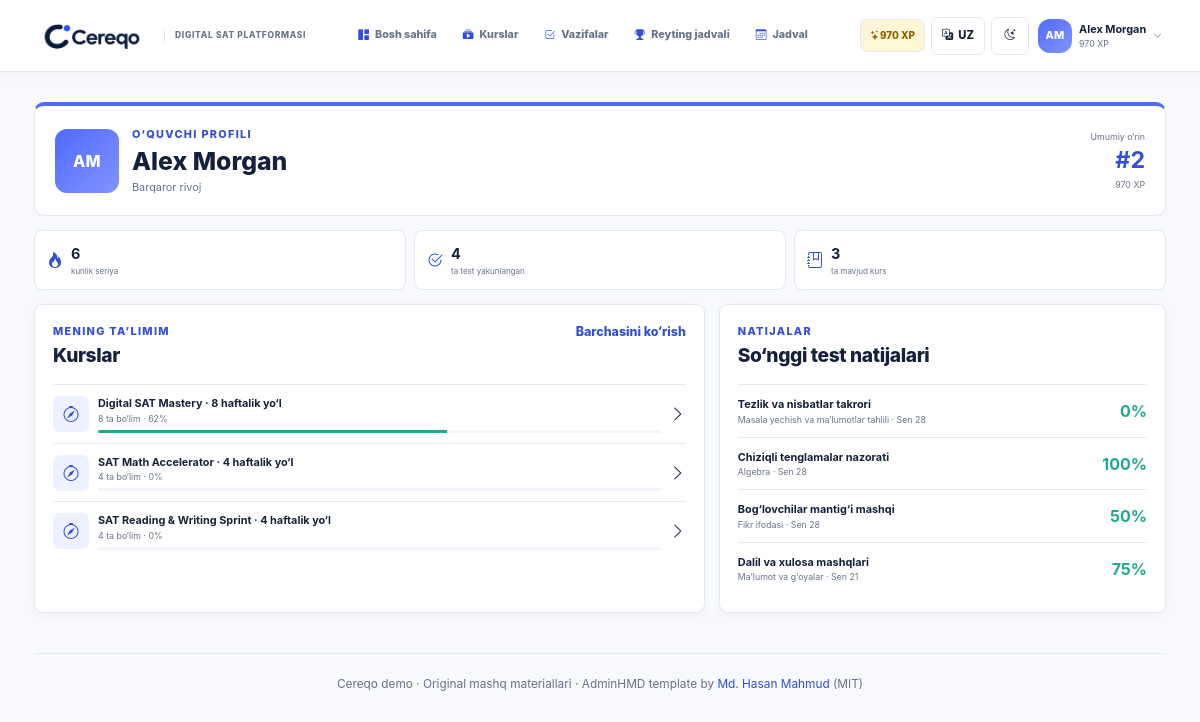
/profile/ (signed in), run on an earlier commit of the app's database.
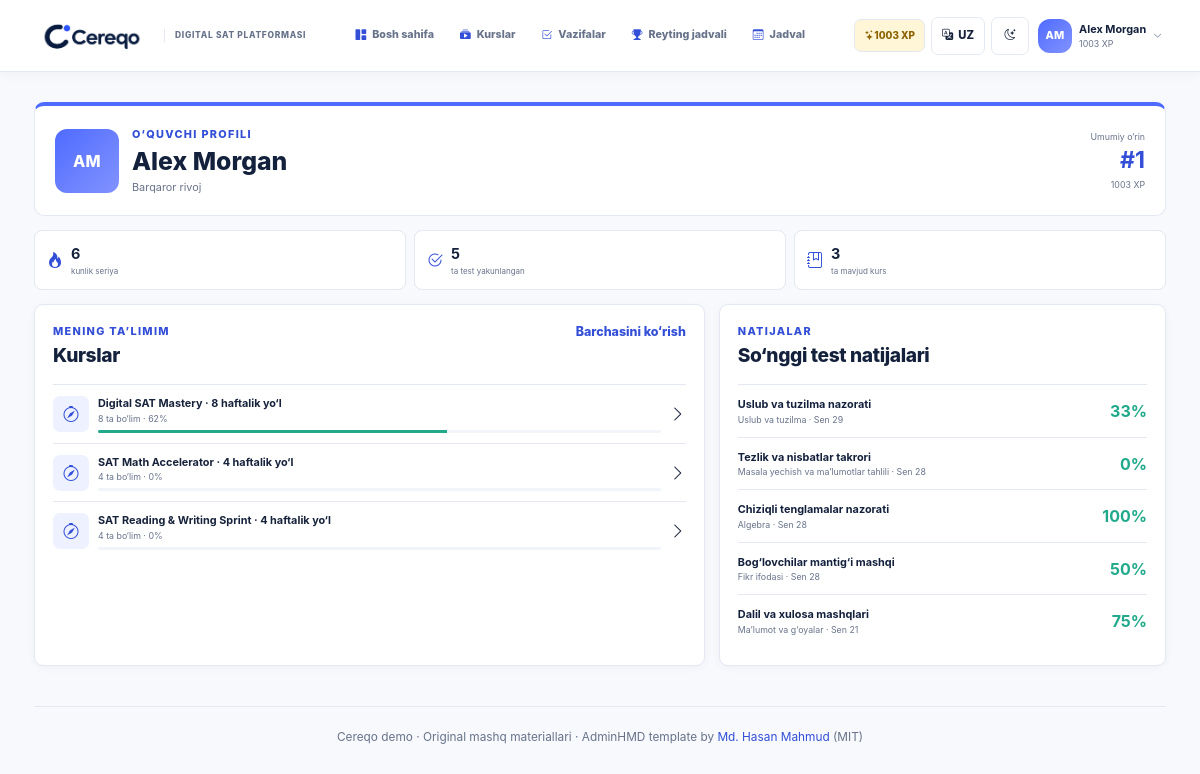
And on a later commit of the database.
### learning/models.py (models this page shows, shortened)
class Student(models.Model):
    user = models.OneToOneField(
        settings.AUTH_USER_MODEL,
        on_delete=models.CASCADE,
        related_name="student_profile",
        null=True,
        blank=True,
    )
    name = models.CharField(max_length=100, unique=True)
    initials = models.CharField(max_length=3)
    points = models.PositiveIntegerField(default=0)
    streak = models.PositiveIntegerField(default=0)
    badge = models.CharField(max_length=80, blank=True)
    is_demo = models.BooleanField(default=False)
    class Meta:
        ordering = ["-points", "name"]
    @property
    def rank(self):
        return Student.objects.filter(points__gt=self.points).count() + 1

class Course(models.Model):
    title = models.CharField(max_length=160)
    code = models.SlugField(max_length=60, unique=True)
    description = models.TextField()
    instructor_name = models.CharField(max_length=100, default="Cereqo mentor")
    instructor_role = models.CharField(max_length=100, default="SAT mentor")
    cover_image = models.CharField(
        max_length=255,
        default="cereqo/img/mentors/cereqo-classroom.jpg",
    )
    start_date = models.DateField()
    end_date = models.DateField()
    target_score = models.PositiveSmallIntegerField(default=1400)
    is_active = models.BooleanField(default=True)
    class Meta:
        ordering = ["-is_active", "start_date", "id"]
    @property
    def progress_percent(self):
        lessons = Lesson.objects.filter(section__course=self)
        total = lessons.count()
        return round(sum(lessons.values_list("progress_percent", flat=True)) / total) if total else 0

class Submission(models.Model):
    student = models.ForeignKey(Student, on_delete=models.CASCADE, related_name="submissions")
    homework = models.ForeignKey(Homework, on_delete=models.CASCADE, related_name="submissions")
    started_at = models.DateTimeField(auto_now_add=True)
    updated_at = models.DateTimeField(auto_now=True)
    submitted_at = models.DateTimeField(null=True, blank=True)
    score = models.PositiveSmallIntegerField(null=True, blank=True)
    points_awarded = models.PositiveSmallIntegerField(default=0)
    class Meta:
        constraints = [
            models.UniqueConstraint(fields=["student", "homework"], name="unique_student_homework")
        ]

class Homework(models.Model):
    lesson = models.OneToOneField(Lesson, on_delete=models.CASCADE, related_name="homework")
    section = models.OneToOneField(
        CourseSection, on_delete=models.CASCADE, related_name="checkpoint", null=True, blank=True
    )
    title = models.CharField(max_length=160)
    description = models.TextField()
    deadline = models.DateTimeField()
    max_points = models.PositiveSmallIntegerField(default=100)
    sort_order = models.PositiveSmallIntegerField(default=0)
    class Meta:
        ordering = ["sort_order", "deadline"]

class CourseSection(models.Model):
    SUBJECT_CHOICES = [("math", "Math"), ("rw", "Reading & Writing")]
    course = models.ForeignKey(Course, on_delete=models.CASCADE, related_name="sections")
    title = models.CharField(max_length=160)
    domain = models.CharField(max_length=120)
    subject = models.CharField(max_length=10, choices=SUBJECT_CHOICES)
    description = models.TextField()
    start_date = models.DateField()
    end_date = models.DateField()
    order = models.PositiveSmallIntegerField(default=1)
    exam_weight_percent = models.PositiveSmallIntegerField(default=25)
    class Meta:
        ordering = ["course", "order", "id"]
        constraints = [
            models.UniqueConstraint(fields=["course", "order"], name="unique_course_section_order")
        ]

### learning/views.py (the view)
# urls.py: path("profile/", views.profile, name="profile"),
@login_required
def profile(request):
    student = _student(request)
    courses = list(Course.objects.prefetch_related("sections__lessons").all())
    recent_submissions = student.submissions.select_related(
        "homework__section__course"
    ).filter(submitted_at__isnull=False).order_by("-submitted_at")[:5]
    completed_tasks = student.submissions.filter(submitted_at__isnull=False).count()
    return render(
        request,
        "learning/profile.html",
        {
            "active_nav": None,
            "student": student,
            "courses": courses,
            "recent_submissions": recent_submissions,
            "completed_tasks": completed_tasks,
        },
    )

### learning/context_processors.py (called while the page is built)
def demo_shell(request):
    student = student_for_user(request.user)
    return {"demo_student": student}

### learning/student_profiles.py (called while the page is built)
def student_for_user(user):
    if not user or not user.is_authenticated:
        return None
    try:
        return user.student_profile
    except Student.DoesNotExist:
        display_name = user.get_full_name() or user.email.split("@")[0] or user.get_username()
        display_name = _unique_name(display_name, user)
        return Student.objects.create(
            user=user,
            name=display_name,
            initials=_initials(display_name),
            badge="New learner",
        )

### learning/views.py (called while the page is built)
def _student(request):
    return student_for_user(request.user)

### templates/learning/profile.html (shortened to what this page needs)
{% extends 'base.html' %}{% load i18n %}
{% block content %}
<section class="profile-hero">
  <span class="avatar profile-avatar">{{ student.initials }}</span>
  <div><p class="eyebrow">{% translate "Learner profile" %}</p><h1>{{ student.name }}</h1><p>{% translate student.badge %}</p></div>
  <div class="profile-rank"><small>{% translate "Overall rank" %}</small><strong>#{{ student.rank }}</strong><span>{{ student.points }} XP</span></div>
</section>
<section class="profile-stat-grid">
  <article><i class="bi bi-fire"></i><span><strong>{{ student.streak }}</strong><small>{% translate "day streak" %}</small></span></article>
  <article><i class="bi bi-check2-circle"></i><span><strong>{{ completed_tasks }}</strong><small>{% translate "tests completed" %}</small></span></article>
  <article><i class="bi bi-journal-bookmark"></i><span><strong>{{ courses|length }}</strong><small>{% translate "available courses" %}</small></span></article>
</section>
<div class="profile-grid">
  <section class="surface-card profile-courses"><div class="section-title-row"><div><p class="eyebrow">{% translate "My learning" %}</p><h2>{% translate "Courses" %}</h2></div><a href="{% url 'learning:learn' %}">{% translate "View all" %}</a></div>{% for course in courses %}<a href="{% url 'learning:course_detail' course.id %}"><span class="course-mini-icon"><i class="bi bi-compass"></i></span><span><strong>{% translate course.title %}</strong><small>{{ course.sections.count }} {% translate "sections" %} · {{ course.progress_percent }}%</small><i class="mini-track"><b style="width:{{ course.progress_percent }}%"></b></i></span><i class="bi bi-chevron-right"></i></a>{% endfor %}</section>
  <section class="surface-card profile-results"><div class="section-title-row"><div><p class="eyebrow">{% translate "Performance" %}</p><h2>{% translate "Recent test results" %}</h2></div></div>{% for submission in recent_submissions %}<div class="result-row"><span><strong>{% translate submission.homework.title %}</strong><small>{% translate submission.homework.section.domain %} · {{ submission.submitted_at|date:'M j' }}</small></span><b>{{ submission.score }}%</b></div>{% empty %}<div class="empty-state"><i class="bi bi-clipboard-data"></i><p>{% translate "Completed tests will appear here." %}</p></div>{% endfor %}</section>
</div>
{% endblock %}

### templates/base.html (shortened to what this page needs)
{% load static i18n %}
<!doctype html>
<html lang="{{ LANGUAGE_CODE }}">
<head>
  <link rel="stylesheet" href="{% static 'vendor/bootstrap/css/bootstrap.min.css' %}">
  <link rel="stylesheet" href="{% static 'vendor/bootstrap-icons/css/bootstrap-icons.css' %}">
  <link rel="stylesheet" href="{% static 'cereqo/css/cereqo.css' %}">
</head>
<body>
  <div class="app-shell topnav-shell">
    <header class="desktop-topbar main-navbar">
      <a class="topnav-brand" href="{% url 'learning:dashboard' %}"><img src="{% static 'cereqo/img/cereqo-logo.png' %}" alt="Cereqo"><span>{% translate "Digital SAT platform" %}</span></a>
      <nav class="desktop-main-nav" aria-label="Main navigation">{% include 'learning/_nav_links.html' %}</nav>
      <div class="topnav-actions">{% if user.is_authenticated and demo_student %}<span class="topnav-xp"><i class="bi bi-stars"></i>{{ demo_student.points }} XP</span>{% endif %}{% include 'learning/_toolbar_controls.html' %}{% if user.is_authenticated %}{% include 'learning/_profile_menu.html' %}{% else %}<a class="btn btn-primary navbar-login" href="{% url 'login' %}"><i class="bi bi-box-arrow-in-right"></i>{% translate "Log in" %}</a>{% endif %}</div>
    </header>
    <div class="app-main {% if landing_page %}landing-main{% endif %} {% if course_navigation %}has-course-sidebar{% endif %}">
      <main id="main-content" class="{% if landing_page %}landing-content{% else %}page-content{% endif %}" tabindex="-1">
        {% block content %}{% endblock %}
        {% if not landing_page %}
        <footer class="page-footer">{% translate "Cereqo demo" %} · {% translate "Original practice content" %} · AdminHMD template by <a href="https://github.com/HasanMahmudDev" target="_blank" rel="noreferrer">Md. Hasan Mahmud</a> (MIT)</footer>
        {% endif %}
      </main>
    </div>
  </div>
</body>
</html>

### templates/learning/_profile_menu.html (shortened to what this page needs)
{% load i18n %}
{% if user.is_authenticated and demo_student %}<div class="dropdown profile-menu">
  <button class="profile-trigger" type="button" data-bs-toggle="dropdown" aria-expanded="false" aria-label="{% translate 'Open profile menu' %}"><span class="avatar avatar-sm">{{ demo_student.initials }}</span><span class="profile-trigger-copy"><strong>{{ demo_student.name }}</strong><small>{{ demo_student.points }} XP</small></span><i class="bi bi-chevron-down"></i></button>
</div>{% endif %}

What changed in the data, as far as the page shows it:
changed Student "Alex Morgan": points "970" → "1003"; rank "2" → "1"
now on this page (row edited): Submission: submitted_at "Sen 29", score "33"
Also different on the page:
{{ completed_tasks }}: "4" → "5"
